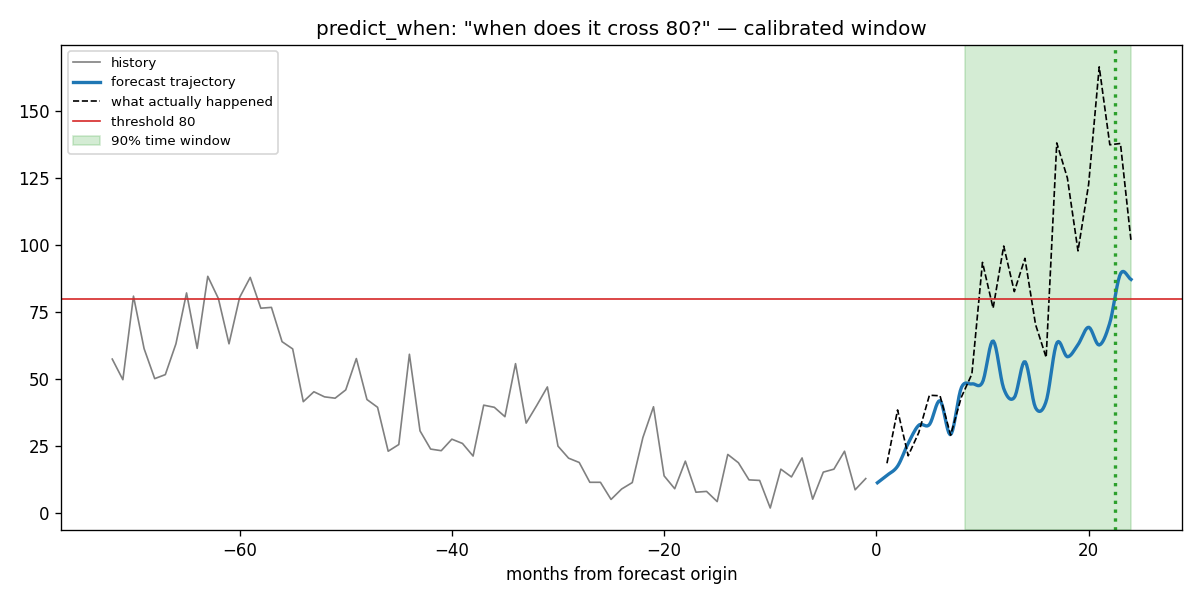

Generate this figure with Python:
"""Forecast WHEN a threshold will be crossed with predict_when.

"When will solar activity rise above 80?" — predict_when answers with a
calibrated time window, not just a point guess, and returns an act_by
date (the window's early edge) to schedule against.

Run:  python examples/predict_when_demo.py
"""
from pathlib import Path

import matplotlib

matplotlib.use("Agg")
import matplotlib.pyplot as plt
import numpy as np
import pandas as pd

from apdtflow import APDTFlowForecaster, set_seed

REPO = Path(__file__).resolve().parents[1]
CSV = REPO / "dataset_examples" / "monthly-sunspots.csv"
THRESHOLD = 80.0


def main():
    set_seed(0)
    df = pd.read_csv(CSV)
    df.columns = ["month", "sunspots"]

    # Fit up to the start of a rising solar cycle so a crossing lies ahead.
    origin = 2740
    train = df.iloc[origin - 1100:origin]  # ~90 years of monthly data

    model = APDTFlowForecaster(
        forecast_horizon=24,
        history_length=48,
        num_epochs=8,
        batch_size=128,
        decoder_type="continuous",
        use_conformal=True,
        # The committed figure was produced with the most recent 20% of windows
        # held out for calibration. With the default (0.0) this origin returns
        # censored=True: the expected trajectory runs just under 80, so small
        # training differences decide whether it crosses. One fit is one draw.
        calibration_split=0.2,
        verbose=True,
    )
    model.fit(train, target_col="sunspots")

    result = model.predict_when(THRESHOLD, direction="above", alpha=0.1)
    print(f"\nWhen will sunspots rise above {THRESHOLD:.0f}?")
    print(f"  point estimate (eta): t+{result.eta:.1f} months")
    print(f"  90% time window:      t+{result.earliest:.1f} .. t+{result.latest:.1f}")
    print(f"  act_by:               t+{result.act_by:.1f}  <- schedule by this, not eta")
    print(f"  censored:             {result.censored}")

    # Risk mode: from when is the crossing *plausible*?
    risk = model.predict_when(THRESHOLD, direction="above", mode="risk", alpha=0.1)
    print(f"  plausible from (risk mode): t+{risk.eta:.1f}")

    # Plot trajectory + window + what actually happened.
    taus = np.linspace(0.1, 24, 200)
    traj = model.predict_at(taus)
    traj = traj[0] if isinstance(traj, tuple) else traj
    actual = df["sunspots"].to_numpy()[origin:origin + 24]

    fig, ax = plt.subplots(figsize=(10, 5))
    hist = train["sunspots"].to_numpy()[-72:]
    ax.plot(np.arange(-72, 0), hist, color="gray", lw=1, label="history")
    ax.plot(taus, traj, color="C0", lw=2, label="forecast trajectory")
    ax.plot(np.arange(1, len(actual) + 1), actual, color="k", lw=1, ls="--",
            label="what actually happened")
    ax.axhline(THRESHOLD, color="C3", ls="-", lw=1, label=f"threshold {THRESHOLD:.0f}")
    if not result.censored:
        ax.axvspan(result.earliest, result.latest, color="C2", alpha=0.2,
                   label="90% time window")
        ax.axvline(result.eta, color="C2", ls=":", lw=2)
    ax.set_xlabel("months from forecast origin")
    ax.set_title(f'predict_when: "when does it cross {THRESHOLD:.0f}?" — calibrated window')
    ax.legend(loc="upper left", fontsize=8)
    out = REPO / "examples" / "predict_when_demo.png"
    fig.tight_layout()
    fig.savefig(out, dpi=120)
    print(f"\nPlot saved to {out}")


if __name__ == "__main__":
    main()
